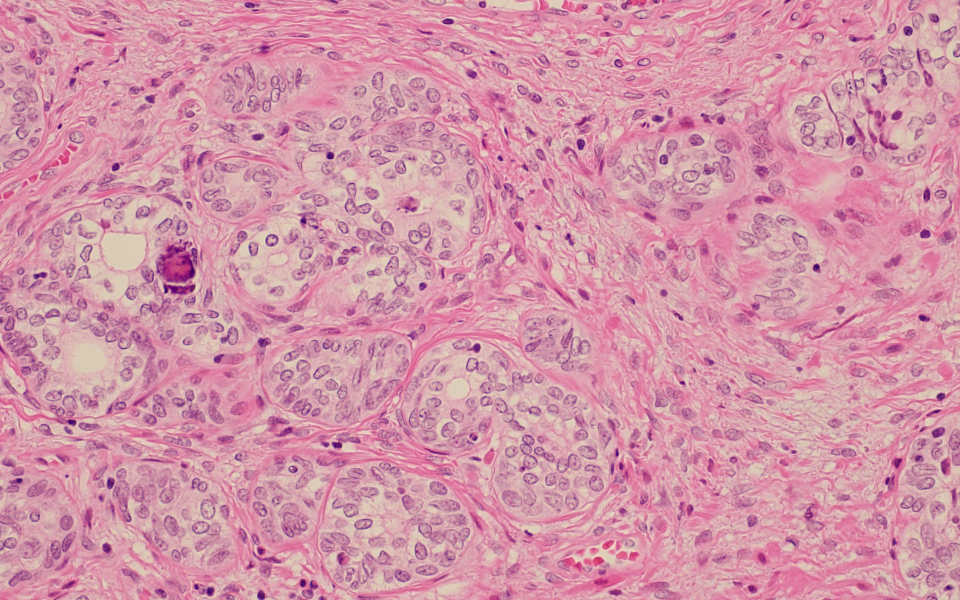
#> input picture uoift_sicle/img_used/B3-T_1/pre_seg/img_original.png, 1920 x 1200 px (shown at 1/2 size)
$ python generate_saliency_all.py
#> lines starting #> are read from the running program, lines starting #| are printed output that depends on the picture
### uoift_sicle/core/uoift_saliency_python.py
"""pure python uoift saliency generation (sec 3.2)

oriented image foresting transform for topological saliency maps.
eq. 1: alpha=-0.7 favors dark nuclei on bright background.
fallback when c++ binary is unavailable.
"""

import numpy as np
from typing import Tuple, Dict, Optional, List, Union
from dataclasses import dataclass, field
import warnings

from skimage.segmentation import slic, find_boundaries
from skimage.color import rgb2lab
from skimage.measure import regionprops_table
from scipy import ndimage
import higra as hg


@dataclass
class UOIFTConfig:
    """uoift saliency generator configuration"""
    sp_size: int = 100
    alpha: float = -0.7
    slic_compactness: float = 10.0
    slic_sigma: float = 1.0
    slic_min_size_factor: float = 0.5
    extinction_attribute: str = 'volume'
    min_extinction_ratio: float = 0.001
    use_lab_channel: str = 'L'
    boundary_mode: str = 'gradient'
    enabled: bool = True

    def __post_init__(self):
        """validate parameters after init"""
        if self.alpha >= 0:
            warnings.warn(
                f"alpha={self.alpha} >= 0. For basophilic nuclei "
                "(light->dark transitions), use alpha in [-1.0, -0.5].",
                UserWarning
            )
        if self.sp_size < 10:
            raise ValueError("sp_size must be >= 10 pixels")
        if self.use_lab_channel not in ('L', 'a', 'b', 'gray'):
            raise ValueError(f"invalid channel: {self.use_lab_channel}")
        if self.extinction_attribute not in ('volume', 'area', 'height'):
            raise ValueError(f"invalid extinction attribute: {self.extinction_attribute}")


class UOIFTSaliencyGenerator:
    """topological saliency generator via uoift algorithm"""

    def __init__(self, config: Optional[UOIFTConfig] = None):
        """initialize uoift generator"""
        self.config = config or UOIFTConfig()
        self._superpixels: Optional[np.ndarray] = None
        self._rag = None
        self._working_channel: Optional[np.ndarray] = None

    def generate_saliency(
        self,
        image: np.ndarray,
        return_intermediate: bool = False
    ) -> Tuple[np.ndarray, Dict]:
        """generate complete uoift topological saliency map"""
        if not self.config.enabled:
            uniform_map = np.ones(image.shape[:2], dtype=np.float32) * 0.5
            return uniform_map, {'enabled': False}

        image_norm = self._normalize_input(image)
        self._working_channel = self._extract_working_channel(image_norm)

        self._superpixels, n_segments = self._compute_superpixels(image_norm)

        self._rag, node_features = self._build_rag(
            self._superpixels,
            self._working_channel
        )

        edge_weights = self._compute_oriented_weights(node_features)

        tree, altitudes, merge_history = self._build_hierarchy(edge_weights)

        extinction_values = self._compute_extinction(
            tree,
            altitudes,
            node_features
        )

        saliency_map = self._generate_ucm(
            tree,
            altitudes,
            extinction_values
        )

        metadata = {
            'n_superpixels': n_segments,
            'n_edges': len(edge_weights),
            'merge_history': merge_history,
            'alpha': self.config.alpha,
            'sp_size': self.config.sp_size,
            'extinction_attribute': self.config.extinction_attribute,
            'saliency_stats': {
                'min': float(saliency_map.min()),
                'max': float(saliency_map.max()),
                'mean': float(saliency_map.mean()),
                'std': float(saliency_map.std())
            }
        }

        if return_intermediate:
            metadata['superpixels'] = self._superpixels.copy()
            metadata['working_channel'] = self._working_channel.copy()
            metadata['extinction_values'] = extinction_values

        return saliency_map, metadata

    def _normalize_input(self, image: np.ndarray) -> np.ndarray:
        """normalize input image to float32 [0, 1]"""
        image = np.asarray(image)

        if image.ndim != 3 or image.shape[2] != 3:
            raise ValueError(f"expected RGB (H,W,3), got shape={image.shape}")

        if image.dtype == np.uint8:
            return image.astype(np.float32) / 255.0
        elif image.dtype in (np.float32, np.float64):
            if image.max() > 1.0:
                return (image / image.max()).astype(np.float32)
            return image.astype(np.float32)
        else:
            return image.astype(np.float32) / np.iinfo(image.dtype).max

    def _extract_working_channel(self, image: np.ndarray) -> np.ndarray:
        """extract working channel for weight computation"""
        if self.config.use_lab_channel == 'gray':
            gray = (0.299 * image[:,:,0] +
                   0.587 * image[:,:,1] +
                   0.114 * image[:,:,2])
            return gray.astype(np.float32)

        lab = rgb2lab(image)

        channel_idx = {'L': 0, 'a': 1, 'b': 2}[self.config.use_lab_channel]
        channel = lab[:, :, channel_idx]

        if self.config.use_lab_channel == 'L':
            channel = channel / 100.0
        else:
            channel = (channel + 128.0) / 255.0

        return np.clip(channel, 0, 1).astype(np.float32)

    def _compute_superpixels(
        self,
        image: np.ndarray
    ) -> Tuple[np.ndarray, int]:
        """compute slic superpixels for rag construction"""
        n_pixels = image.shape[0] * image.shape[1]
        n_segments_target = max(20, n_pixels // self.config.sp_size)

        superpixels = slic(
            image,
            n_segments=n_segments_target,
            compactness=30.0,
            sigma=self.config.slic_sigma,
            min_size_factor=self.config.slic_min_size_factor,
            start_label=0,
            channel_axis=2,
            convert2lab=True
        )

        unique_labels = np.unique(superpixels)
        n_segments = len(unique_labels)

        if unique_labels.max() != n_segments - 1:
            label_map = {old: new for new, old in enumerate(unique_labels)}
            superpixels = np.vectorize(label_map.get)(superpixels)

        return superpixels.astype(np.int32), n_segments

    def _build_rag(
        self,
        superpixels: np.ndarray,
        intensity: np.ndarray
    ) -> Tuple[List[Tuple[int, int]], Dict[int, Dict]]:
        """build region adjacency graph from superpixels"""
        n_superpixels = superpixels.max() + 1

        props = regionprops_table(
            superpixels + 1,  # regionprops needs labels > 0
            intensity_image=intensity,
            properties=['label', 'area', 'centroid', 'mean_intensity']
        )

        node_features = {}
        for i in range(len(props['label'])):
            node_id = props['label'][i] - 1  # back to 0 indexed
            node_features[node_id] = {
                'mean_intensity': props['mean_intensity'][i],
                'area': props['area'][i],
                'centroid': (props['centroid-0'][i], props['centroid-1'][i])
            }

        edge_set = set()

        h_diff = superpixels[:, 1:] != superpixels[:, :-1]
        rows, cols = np.where(h_diff)
        for r, c in zip(rows, cols):
            s, t = superpixels[r, c], superpixels[r, c+1]
            edge_set.add((min(s,t), max(s,t)))

        v_diff = superpixels[1:, :] != superpixels[:-1, :]
        rows, cols = np.where(v_diff)
        for r, c in zip(rows, cols):
            s, t = superpixels[r, c], superpixels[r+1, c]
            edge_set.add((min(s,t), max(s,t)))

        edge_list = list(edge_set)

        return edge_list, node_features

    def _compute_oriented_weights(
        self,
        node_features: Dict[int, Dict]
    ) -> np.ndarray:
        """compute oriented weights for uoift"""
        alpha = self.config.alpha
        edge_list, _ = self._build_rag(self._superpixels, self._working_channel)

        weights = np.zeros(len(edge_list), dtype=np.float64)

        for idx, (s, t) in enumerate(edge_list):
            Is = node_features.get(s, {}).get('mean_intensity', 0.5)
            It = node_features.get(t, {}).get('mean_intensity', 0.5)

            diff = abs(It - Is)

            if Is > It:
                weight = diff * (1.0 + alpha)
            else:
                weight = diff * (1.0 - alpha)

            weights[idx] = max(weight, 1e-8)

        return weights

    def _build_hierarchy(
        self,
        edge_weights: np.ndarray
    ) -> Tuple['hg.Tree', np.ndarray, List[Tuple]]:
        """build binary partition tree via single linkage"""
        edge_list, _ = self._build_rag(self._superpixels, self._working_channel)
        n_vertices = self._superpixels.max() + 1

        if len(edge_list) == 0:
            raise ValueError("graph has no edges - check superpixel segmentation")

        sources = np.array([e[0] for e in edge_list], dtype=np.int64)
        targets = np.array([e[1] for e in edge_list], dtype=np.int64)

        hg_graph = hg.UndirectedGraph(n_vertices)
        hg_graph.add_edges(sources, targets)

        tree, altitudes = hg.bpt_canonical(hg_graph, edge_weights)

        merge_history = self._extract_merge_history(tree, altitudes)

        return tree, altitudes, merge_history

    # [134 lines left out: functions _extract_merge_history, _compute_extinction, _generate_ucm, _enhance_boundaries, not called in this run]


def generate_uoift_saliency(
    image: np.ndarray,
    sp_size: int = 100,
    alpha: float = -0.7,
    config_overrides: Optional[Dict] = None
) -> Tuple[np.ndarray, Dict]:
    """generate topological saliency map via uoift"""
    config = UOIFTConfig(sp_size=sp_size, alpha=alpha)

    if config_overrides:
        for key, value in config_overrides.items():
            if hasattr(config, key):
                setattr(config, key, value)
            else:
                warnings.warn(f"unknown parameter ignored: {key}")

    generator = UOIFTSaliencyGenerator(config)
    return generator.generate_saliency(image)


# [75 lines left out: functions save_merge_history, save_saliency_map, load_saliency_map, not called in this run]

### uoift_sicle/batch/generate_saliency_all.py
#!/usr/bin/env python3
"""generate uoift saliency for all images (sec 3.2)

creates saliency maps in img_used/<IMAGE>/pre_seg/UOIFT/.
uoift params: alpha=-0.7 (dark nuclei, eq. 1).
"""

import sys
import os
from pathlib import Path

sys.path.insert(0, str(Path(__file__).parent.parent))

if sys.platform == 'win32':
    sys.stdout.reconfigure(encoding='utf-8', errors='replace')
    sys.stderr.reconfigure(encoding='utf-8', errors='replace')
    os.environ['PYTHONIOENCODING'] = 'utf-8'

import functools
print = functools.partial(print, flush=True)

import numpy as np
from skimage import io
import time
from datetime import datetime

from core.config import ALL_IMAGES, UOIFT_ALPHA, UOIFT_SP_SIZE
from core.uoift_saliency_python import generate_uoift_saliency, save_saliency_map

# directories
IMG_USED = Path(__file__).parent.parent / "img_used"


def generate_for_image(img_name):
    """generate uoift saliency for one image"""
    img_dir = IMG_USED / img_name / "pre_seg"
    img_path = img_dir / "img_original.png"

    if not img_path.exists():
        print(f"    error: img_original.png not found")
        return None

    uoift_dir = img_dir / "UOIFT"
    uoift_dir.mkdir(exist_ok=True)

    img_rgb = io.imread(str(img_path))
    if img_rgb.ndim == 2:
        img_rgb = np.stack([img_rgb]*3, axis=2)
    elif img_rgb.shape[2] == 4:
        img_rgb = img_rgb[:, :, :3]

    print(f"    image shape: {img_rgb.shape}")

    t_start = time.time()

    saliency, metadata = generate_uoift_saliency(
        img_rgb,
        sp_size=UOIFT_SP_SIZE,
        alpha=UOIFT_ALPHA,
        config_overrides={
            'extinction_attribute': 'volume',
            'use_lab_channel': 'L'
        }
    )

    elapsed = time.time() - t_start

    print(f"    superpixels: {metadata['n_superpixels']}")
    print(f"    mean saliency: {metadata['saliency_stats']['mean']:.4f}")
    print(f"    time: {elapsed:.1f}s")

    # save saliency
    png_path = uoift_dir / "saliency_uoift.png"
    pgm_path = uoift_dir / "saliency_uoift.pgm"

    save_saliency_map(saliency, str(png_path))
    save_saliency_map(saliency, str(pgm_path))

    print(f"    saved: {png_path.name}, {pgm_path.name}")

    return {
        'time': elapsed,
        'superpixels': metadata['n_superpixels'],
        'mean_saliency': metadata['saliency_stats']['mean'],
    }


def main():
    print("uoift saliency generation (sec 3.2)")
    print(f"started: {datetime.now().strftime('%Y-%m-%d %H:%M:%S')}")
    print(f"alpha: {UOIFT_ALPHA}, sp_size: {UOIFT_SP_SIZE}")
    print(f"images: {len(ALL_IMAGES)}")

    results = {}
    total_time = 0

    for img_name in ALL_IMAGES:
        print(f"\n  {img_name}:")

        try:
            result = generate_for_image(img_name)
#> in generate_for_image, img_rgb is the input picture: shape (1200, 1920, 3); mean R, G, B 211.6, 148.7, 168.5
#|     image shape: (1200, 1920, 3)
#> the loop in generate_uoift_saliency, `for key, value in config_overrides.items():` made 2 passes
#> (key, value) on passes 1 to 2: ('extinction_attribute', 'volume'), ('use_lab_channel', 'L')
#> in _normalize_input, `return image.astype(np.float32) / 255.0`:
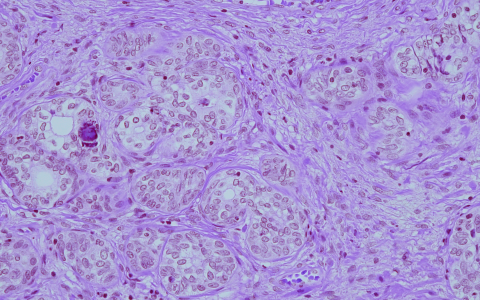
#> returned value: shape (1200, 1920, 3) float32 (shown at 1/4 size); mean of channels 0, 1, 2 0.831, 0.583, 0.66; drawn as B, G, R
#> in _extract_working_channel, `channel = lab[:, :, channel_idx]`:
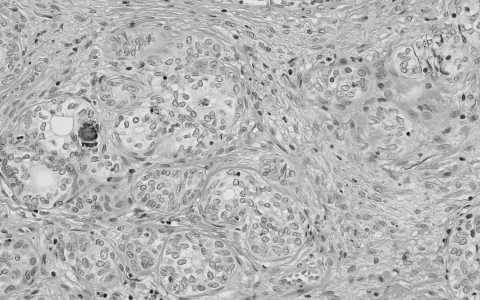
#> channel: shape (1200, 1920) float32 (shown at 1/4 size); min 9.36, max 92.36, mean 68.3; drawn with min black and max white
#> in _compute_superpixels, `superpixels = slic( image, n_segments=n_segments_target, compactness=3..`:
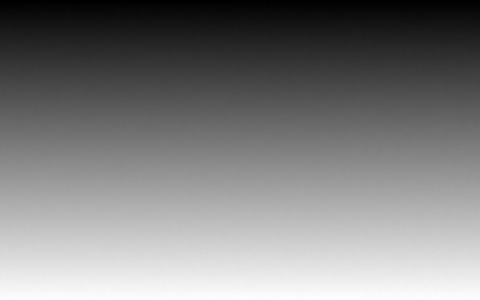
#> superpixels: shape (1200, 1920) int64 (shown at 1/4 size); min 0, max 22997, mean 11478.2; drawn with min black and max white
#> in _compute_superpixels, `n_segments = len(unique_labels)`: n_segments = 22998
#> in _build_rag, `props = regionprops_table( superpixels + 1,  # regionprops needs label..`: props = 5 items
#> after the loop in _build_rag, `for i in range(len(props['label'])):`: node_features = 22998 items
#> in _build_rag, `h_diff = superpixels[:, 1:] != superpixels[:, :-1]`:
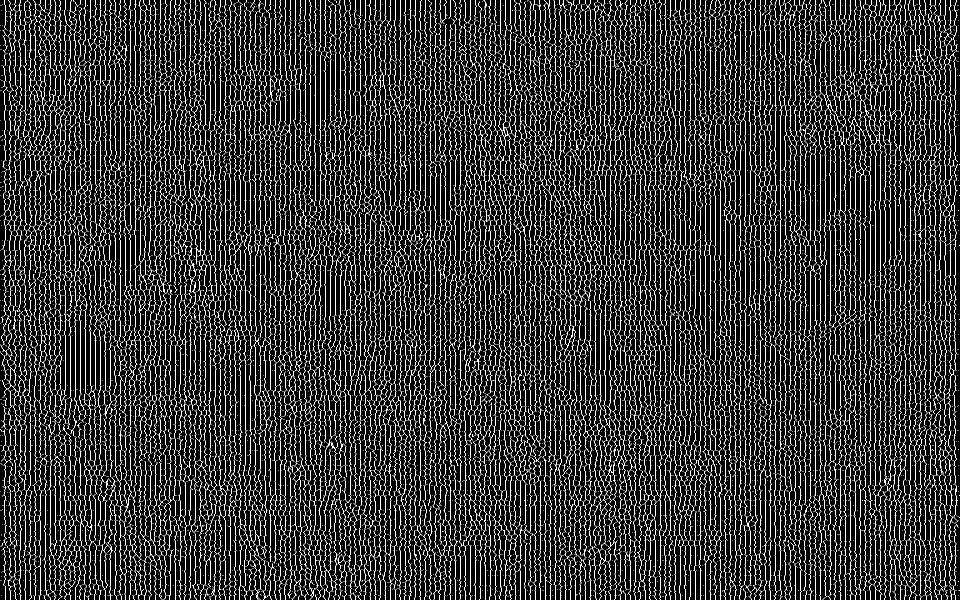
#> h_diff: shape (1200, 1919) bool (shown at 1/2 size); 11.4% white in thin lines or dots
#> the loop in _build_rag, `for r, c in zip(rows, cols):` made 261888 passes
#> c on passes 1 to 3: 9, 17, 30
#> after the loop in _build_rag, `for r, c in zip(rows, cols):`: edge_set = 56131 items
#> in _build_rag, `v_diff = superpixels[1:, :] != superpixels[:-1, :]`:
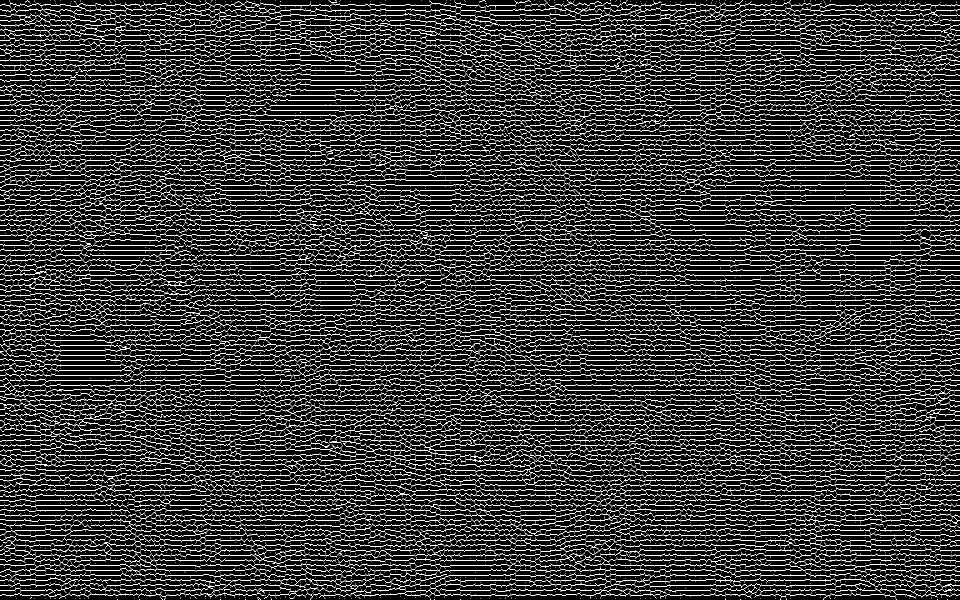
#> v_diff: shape (1199, 1920) bool (shown at 1/2 size); 11.5% white in thin lines or dots
#> the loop in _build_rag, `for r, c in zip(rows, cols):` made 265523 passes
#> (r, c, s, t) on passes 1 to 3: (0, 369, 36, 35), (0, 399, 39, 38), (0, 424, 40, 41)
#> after the loop in _build_rag, `for r, c in zip(rows, cols):`: edge_set = 64970 items
#> in generate_saliency, `self._rag, node_features = self._build_rag( self._superpixels, self._w..`: node_features = 22998 items
#> the loop in _build_rag (call 2), `for r, c in zip(rows, cols):` made 261888 passes
#> the loop in _build_rag (call 2), `for r, c in zip(rows, cols):` made 265523 passes
#> in _compute_oriented_weights, `edge_list, _ = self._build_rag(self._superpixels, self._working_channel)`: edge_list = 64970 items
#> the loop in _compute_oriented_weights, `for idx, (s, t) in enumerate(edge_list):` made 64970 passes
#> (s, t, Is, It, diff, weight) on passes 1 to 8: (17521, 17774, 0.649, 0.61, 0.0385, 0.0115), (17827, 18046, 0.731, 0.661, 0.0701, 0.021), (17101, 17188, 0.66, 0.635, 0.0244, 0.00733), (18720, 18852, 0.646, 0.64, 0.00664, 0.00199), (20322, 20347, 0.71, 0.77, 0.0598, 0.102), (11146, 11180, 0.723, 0.75, 0.0267, 0.0454), (15114, 15320, 0.653, 0.542, 0.111, 0.0333), (15246, 15247, 0.539, 0.689, 0.15, 0.255)
            if result:
                results[img_name] = result
                total_time += result['time']
        except Exception as e:
            print(f"    error: {e}")
            results[img_name] = {'error': str(e)}

    # summary
    print("\nsummary")
    print(f"\n{'Image':<12} {'Time (s)':>10} {'Superpixels':>12} {'Mean Sal':>10}")

    for img_name, result in results.items():
        if 'error' in result:
            print(f"{img_name:<12} {'ERROR':>10}")
        else:
            print(f"{img_name:<12} {result['time']:>10.1f} {result['superpixels']:>12} {result['mean_saliency']:>10.4f}")

    if len(results) > 0:
        print(f"{'TOTAL':<12} {total_time:>10.1f}s")
        print(f"{'AVG':<12} {total_time/len(results):>10.1f}s")

    print(f"\ncompleted: {datetime.now().strftime('%Y-%m-%d %H:%M:%S')}")


if __name__ == "__main__":
    main()
#> (the call stopped at in _build_hierarchy, `hg_graph = hg.UndirectedGraph(n_vertices)`: higra is not available in this run)
